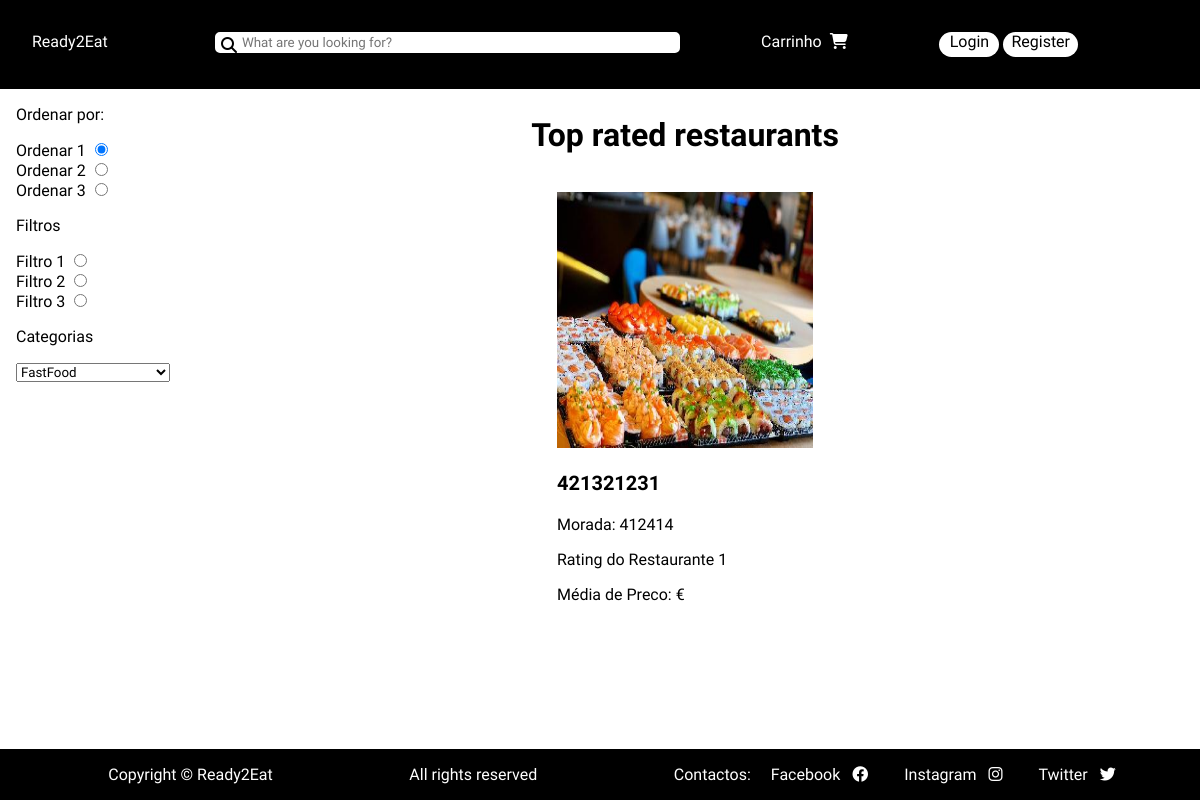
Before: / with the older database file.
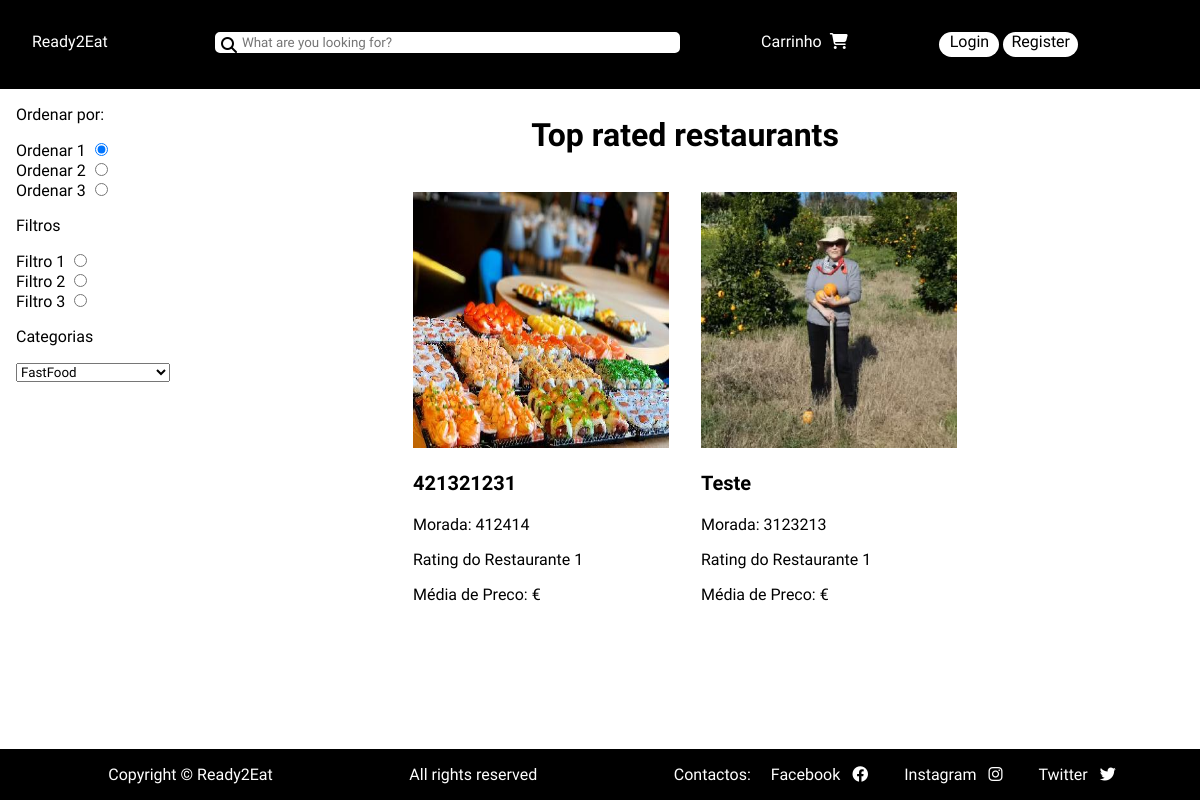
After: the same page with the newer database file.
### tables this page shows
CREATE TABLE Restaurant(
    IdRestaurant INTEGER PRIMARY KEY,
    IdOwner INTEGER,
    IdCategory INTEGER,
    name text not null,
    address text not null,
    avg_review INTEGER,
    CONSTRAINT IdRestaurantOwnerForeignKey FOREIGN KEY (IdOwner) REFERENCES Owner,
    CONSTRAINT IdCategoryForeignKey FOREIGN KEY (IdCategory) REFERENCES Category,
    check(avg_review >= 0 & avg_review <= 5)
);

### db/restaurantclass.php (called while the page is built, shortened)
<?php
    class Restaurant{
        static function getAllRestaurants(PDO $db){
            $stmt = $db->prepare('Select * From Restaurant');
            $stmt->execute();
            return $stmt->fetchAll();
        }
    }
?>

### db/categoryclass.php (called while the page is built, shortened)
<?php
    class Category
    {
        static function getAllCategories(PDO $db){
            $stmt = $db->prepare("Select * FROM Category");
            $stmt->execute();
            return $stmt->fetchAll();
        }
    }
?>

### template/mainpagecontent.php (the view, shortened to what this page needs)
<?php
    require_once(__DIR__ . '/../db/categoryclass.php');
function output_main_content(PDO $db, $restaurants, $categories){ ?>
<h1>Top rated restaurants</h1>
    <section id="toprated">
    <?php foreach($restaurants as $restaurant){ ?>
        <article>
            <a href="restaurantpage.php?id=<?=$restaurant['IdRestaurant']?>"><img src="images/thumbs_medium/restaurant_<?=$restaurant['IdRestaurant']?>.jpg" alt="restaurant profile picture"></a>
            <h2><a href="restaurantpage.php?id=<?=$restaurant['IdRestaurant']?>"><?=$restaurant['name']?></a></h2>
            <p>Morada: <?=$restaurant['address']?></p>
            <p>Rating do Restaurante 1</p>
            <p>Média de Preco: <span>€</span></p>
        </article>
    <?php  } ?>
    </section>
    <aside>
        <section id="orderby">
            <p>Ordenar por:</p>
            <label for="">Ordenar 1
                <input type="radio" name="orderby" checked>
            </label>
            <label for="">Ordenar 2
                <input type="radio" name="orderby">
            </label>
            <label for="">Ordenar 3
                <input type="radio" name="orderby">
            </label>
        </section>
        <section id="filters">
            <p>Filtros</p>
            <label for="">Filtro 1
                <input type="radio" name="filter">
            </label>
            <label for="">Filtro 2
                <input type="radio" name="filter">
            </label>
            <label for="">Filtro 3
                <input type="radio" name="filter">
            </label>
        </section>
        <p>Categorias</p>
        <select>
            <?php
            foreach($categories as $category){ ?>
                <option value="<?=$category['id']?>"><?=$category['CategoryTitle']?></option>
            <?php } ?>
        </select >
    </aside>
<?php } ?>

Changed rows visible on the page:
added restaurant: shows a picture, name "Teste", address "3123213"
